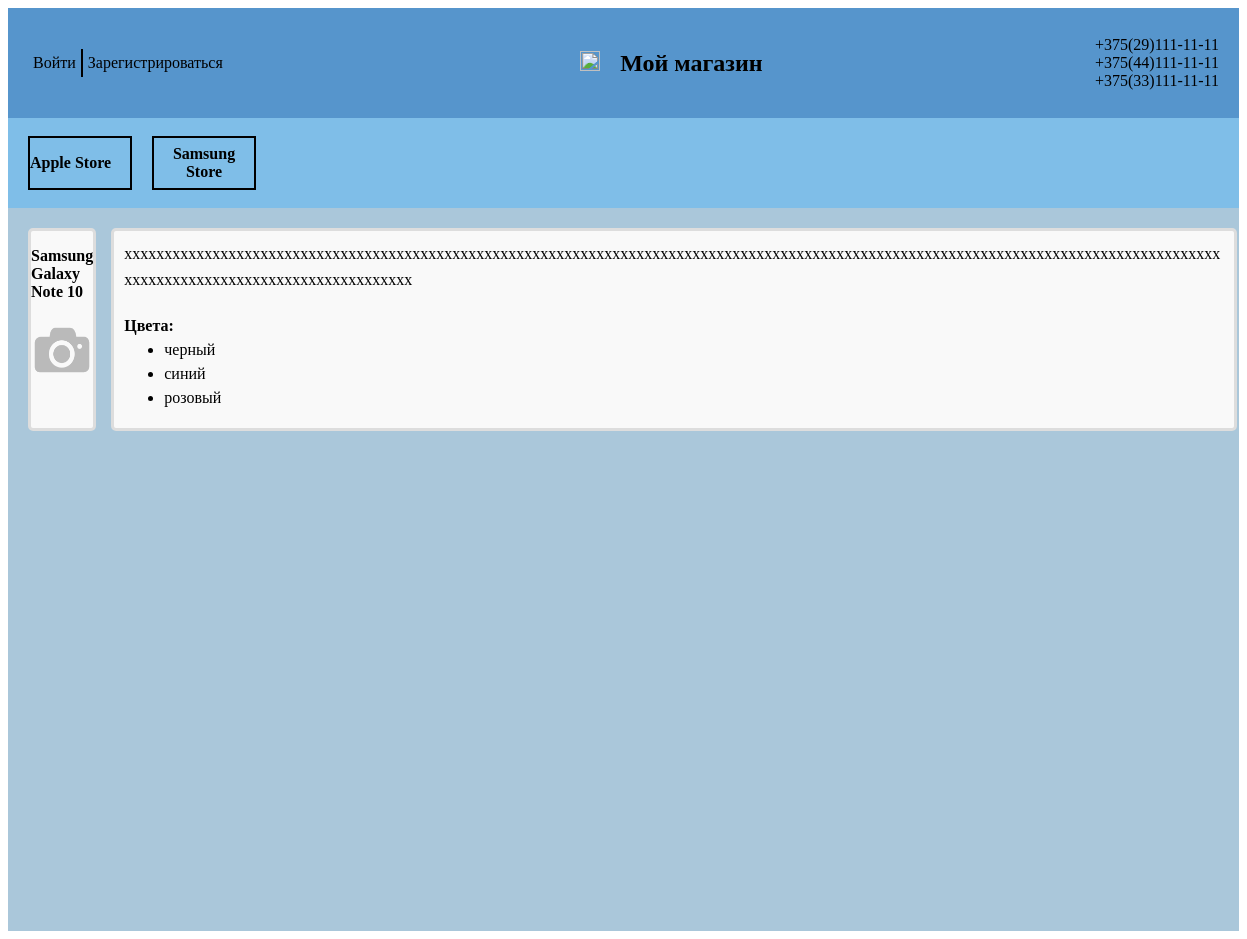
Screenshot of /product_description/4/ with the database file from the repository.
### store/models.py (models this page shows, shortened)
class Store(models.Model):
    name = models.CharField(max_length=300)
    def __str__(self):
        return self.name

class Product(models.Model):
    name = models.CharField(max_length=100)
    price = models.DecimalField(max_digits=10, decimal_places=2)
    description = models.TextField(blank=True, null=True)
    image = models.ImageField(default='no_photo.png')
    store = models.ForeignKey('Store', on_delete=models.CASCADE)
    colors = models.ManyToManyField('ProductColor')

class ProductColor(models.Model):
    color = models.CharField(max_length=200)
    def __str__(self):
        return self.color

### store/views.py (the view)
# urls.py: path('product_description/<int:id>/', get_product_description_page, name='product_description'),
def get_product_description_page(request, id):
    stores = Store.objects.all()
    product = Product.objects.filter(id=id)
    colors = Product.objects.get(id=id).colors.all()
    context = {
        'stores': stores,
        'product': product,
        'colors': colors,
    }
    return render(request, 'product_description.html', context)

### store/templates/product_description.html
{%  extends 'store.html' %}
{% load static %}
{% block style %}
<link rel="stylesheet" href="{% static 'css/product_description.css' %}">
{% endblock %}
{% block main %}
<div class="product">
    {% for product in product %}
    <div class="name_photo">
        <p><strong>{{ product.name }}</strong></p>
        <div class="photo">
            <img src="{{product.image.url}}" alt="">
        </div>
    </div>
    <div class="description">
        {{ product.description }}
            <div class="colors">
                <strong>Цвета:</strong> {% for color in colors %}
                    <ul><li>{{ color }}</li></ul>
                {% endfor %}
            </div>
    </div>
    {% endfor %}
</div>
{% endblock %}

### store/templates/store.html (shortened to what this page needs)
<!DOCTYPE html>
<html lang="en">
<head>
    {% load static %}
    <link rel="stylesheet" href="{% static 'css/store.css' %}">
    {% block style %}
    {% endblock %}
</head>
<body>
<div class="header">
    <div>
        {% if user.is_authenticated %}
        <div class="logged">
            <a href="{% url 'profile' %}">
            <div class="user">
                <div class="user_image">
                    <img src="{{user.profile.image.url}}" alt="">
                </div>
                <h3>{{ user.username }}</h3>
            </div>
            </a>
            <div class="signout_link">
                <a href="{% url 'signout' %}">Выйти</a>
            </div>
        </div>
        {% else %}
        <div class="logging">
            <div class="signin_link">
                <a href="{% url 'signin_form' %}">Войти</a>
            </div>
            <div class="signup_link">
                <a href="{% url 'signup_form' %}">Зарегистрироваться</a>
            </div>
        </div>
        {% endif %}
    </div>
    <a href="{% url 'home' %}" class="home_link">
        <div class="shop">
            <div class="logo">
                <img src="{% static 'img/logo.jpg' %}" alt="">
            </div>
            <h2>Мой магазин</h2>
        </div>
    </a>
    <div class="phone_number">
       <a href="tel:+375291111111">+375(29)111-11-11</a><br>
       <a href="tel:+375441111111">+375(44)111-11-11</a><br>
       <a href="tel:+375331111111">+375(33)111-11-11</a>
    </div>
</div>
<div class="navigate">
    {% block navigate %}
    {% for store in stores %}
    <a href="{% url 'products' store.id %}">
        <div class="store_card">
            <strong>{{ store }}</strong>
        </div>
    </a>
    {% endfor %}
    {% endblock %}
</div>
<div class="main">
    {% block main %}{% endblock %}
</div>
</body>
</html>

### store/static/css/store.css (style rules this page uses)
.header { height: 110px; background: #5695cc; display: flex; justify-content: space-between; align-items: center; padding-left: 20px; padding-right: 20px; }
.logging { display: flex; }
.logging a { text-decoration: none; color: black; }
.signin_link { padding: 5px; border-right: solid black 1px; }
.signup_link { padding: 5px; border-left: solid black 1px; }
.home_link { text-decoration: none; color: black; }
.shop { display: flex; align-items: center; }
.logo { max-width: 100px; max-height: 100px; margin: 20px; }
.logo img { width: 100%; height: 100% }
.phone_number a { text-decoration: none; color: black; }
.navigate { height: 90px; background: #7fbee8; display: flex; align-items: center; padding-left: 20px; padding-right: 20px; gap: 20px; }
.store_card { height: 50px; width: 100px; border: solid black 2px; display: flex; align-items: center; text-align: center; }
.navigate a { text-decoration: none; color: black; }
.main { background: #aac7da; padding-bottom: 500px; }

### store/static/css/product_description.css (style rules this page uses)
.product { display: flex; padding-top: 20px; padding-left: 20px; padding-right: 20px; }
.name_photo { width: 300px; border: 3px solid #ddd; border-radius: 5px; margin-right: 15px; padding-bottom: 15px; background: #f9f9f9; display: flex; flex-direction: column; align-items: center; }
.photo { max-width: 150px; max-height: 150px; }
.photo img { width: 100%; height: 100% }
.description { width: 1100px; background: #f9f9f9; padding: 10px; border: 3px solid #ddd; border-radius: 5px; line-height: 1.6; word-wrap: break-word; }
.colors { margin-top: 30px; line-height: 0.5; }

### rows the page displays
Store: name "Apple Store"
Store: name "Samsung Store"
Product: name "Samsung Galaxy Note 10", image (placeholder picture), description "xxxxxxxxxxxxxxxxxxxxxxxxxxxxxxxxxxxxxxxxxxxxxxxxxxxxxxxxxxxxxxxxxxxxxxxxxxxxxxxxxxxxxxxxxxxxxxxxxxxxxxxxxxxxxxxxxxxxxxxxxxxxxxxxxxxxxxxxxxxxxxxxxxxxxxxxxxxxxxxxxxxxxxxxxxxxx"
ProductColor: color "черный"
ProductColor: color "синий"
ProductColor: color "розовый"
